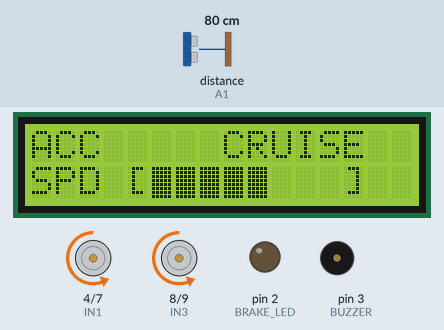
Recording of a sketch running on a simulated Arduino Uno, built with avr-gcc and run on an emulated ATmega328P. Parts: 16×2 character LCD, motor-driver pin pairs drawn as motors (green arrow = first pin HIGH = forward, orange = second pin HIGH = backward, longer = more drive, scaled by the enable pin), output pins drawn as LEDs (lit = HIGH), buzzer (waves = sounding). Wiring (inferred from the names in the program): ultrasonic range finder: trigger A0; echo A1. Inputs (shaded band) come from the test bench; at power-on: distance to the obstacle (sensor on A1) 80 cm. The echo pulse lasts 58.3 µs per cm; pins used as bus, display or sensor lines are not drawn; what the sketch prints to the serial monitor is not drawn.

Above: at 2.7 s.
2.8 s: distance to the obstacle (sensor on A1) set to 22 cm
At 4.5 s:
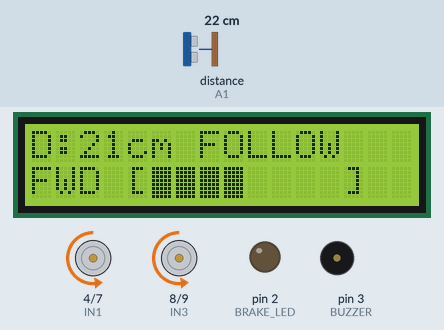
4.9 s: distance to the obstacle (sensor on A1) set to 17 cm
At 6.2 s:
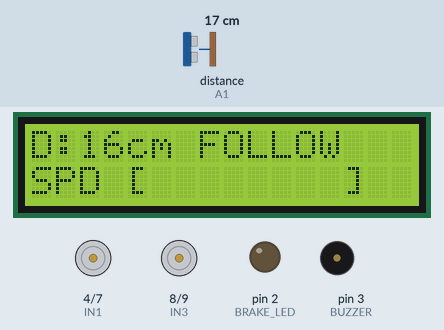
6.7 s: distance to the obstacle (sensor on A1) set to 13 cm
At 8.2 s:
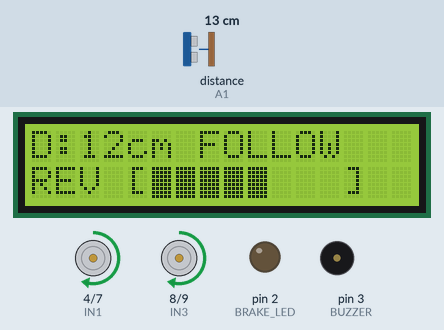
8.6 s: distance to the obstacle (sensor on A1) set to 18 cm
At 9.7 s:
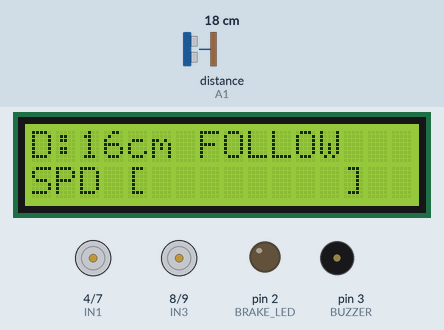
10.4 s: distance to the obstacle (sensor on A1) set to 35 cm
At 11.8 s:
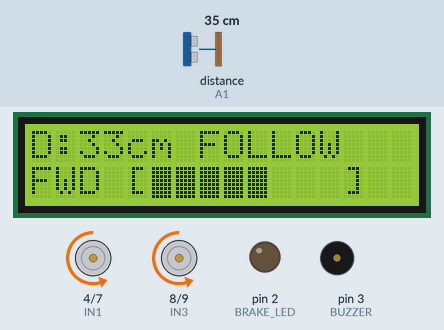
12.7 s: distance to the obstacle (sensor on A1) set to 2 cm
At 14.4 s:
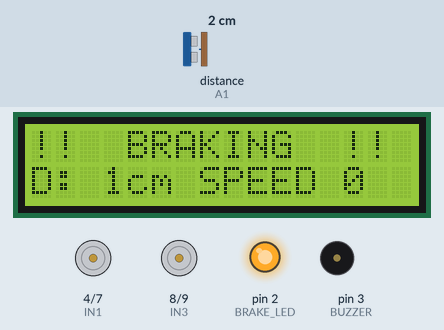
Timing chart, 0 to 15.9 s (numbered marks = the images above; inputs shaded):
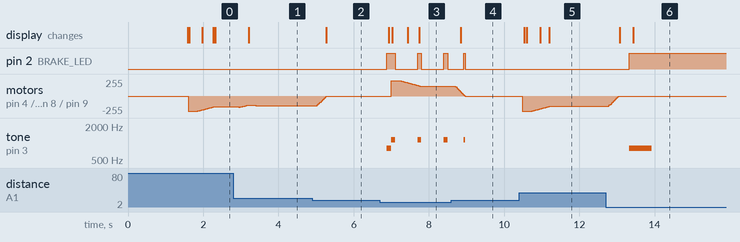

Measured:
- the behaviour switches between 20 and 19 cm on distance to the obstacle (sensor on A1) (found by bisection; images 1 and 2)
- the behaviour switches between 15 and 14 cm on distance to the obstacle (sensor on A1) (found by bisection; images 2 and 3)
- the behaviour switches between 17 and 18 cm on distance to the obstacle (sensor on A1) (found by bisection; images 3 and 4)
- after the input at 2.8 s, the display: changes after 0.41 s (image 1)
- after the input at 4.9 s, motor on pin 4 (IN1) / pin 7 (IN2), motor on pin 8 (IN3) / pin 9 (IN4): moves from backward 143/255 to stopped over 0.24 s, starting after 0.14 s; the display: changes after 0.37 s (image 2)
- after the input at 6.7 s, pin 2 (BRAKE_LED): LOW → HIGH after 0.18 s, then repeats every 0.70 s: LOW 0.60 s, HIGH 0.10 s; tone on pin 3 (BUZZER): silent → 800 Hz after 0.18 s, then repeats every 0.70 s: 1150 Hz 0.10 s, silent 0.60 s; the display: first changes after 0.23 s (image 3 shows a later state)
- after the input at 8.6 s, motor on pin 4 (IN1) / pin 7 (IN2), motor on pin 8 (IN3) / pin 9 (IN4): moves from forward 148/255 to stopped over 0.26 s, starting after 0.10 s; the display: changes after 0.24 s (image 4)
- after the input at 10.4 s, the display: first changes after 0.13 s (image 5 shows a later state)
- after the input at 12.7 s, pin 2 (BRAKE_LED): LOW → HIGH after 0.62 s; tone on pin 3 (BUZZER): silent → 800 Hz after 0.62 s, → silent 0.60 s later; the display: first changes after 0.38 s (image 6 shows a later state)

The sketch:

stage5_smooth_distance_follow.ino
```cpp
#include <Wire.h>
#include <LiquidCrystal_I2C.h>

// =====================================================
// HARDWARE
// =====================================================

const int ENA = 5;
const int IN1 = 4;
const int IN2 = 7;

const int IN3 = 8;
const int IN4 = 9;
const int ENB = 6;

const int TRIG = A0;
const int ECHO = A1;

const int BRAKE_LED = 2;
const int BUZZER = 3;

LiquidCrystal_I2C lcd(0x27, 16, 2);

// =====================================================
// DISTANCE ZONES
// =====================================================

// Look much farther ahead.
const int DETECTION_LIMIT_CM = 60;

// Begin slowing and preparing to stop here.
const int CLOSE_OBSERVE_CM = 18;

// A stopped target inside this distance means BRAKING.
const int BRAKE_DISTANCE_CM = 12;

// Target must move away past this distance
// before forward motion restarts from the close zone.
const int FORWARD_RESTART_CM = 15;

// Ignore movement smaller than 3 cm.
const int MOTION_THRESHOLD_CM = 3;

// =====================================================
// SENSOR TIMING
// =====================================================

const unsigned long SENSOR_PERIOD_MS = 60;
const unsigned long MOTION_WINDOW_MS = 240;

// =====================================================
// LOWER, SMOOTHER PWM
// =====================================================

// Required only to overcome starting friction.
const int START_PWM = 230;

// Normal and FOLLOW speeds.
const int CRUISE_PWM = 160;
const int FORWARD_MIN_PWM = 140;
const int FORWARD_MAX_PWM = 170;

// Reverse speeds.
const int REVERSE_MIN_PWM = 145;
const int REVERSE_MAX_PWM = 175;

// Short starting push.
const unsigned long START_KICK_MS = 220;

// Full stop before changing direction.
const unsigned long DIRECTION_PAUSE_MS = 250;

// Gradual motor transitions.
const unsigned long PWM_RAMP_PERIOD_MS = 20;
const int RUN_RAMP_STEP = 3;
const int STOP_RAMP_STEP = 12;

// =====================================================
// SENSOR STATE
// =====================================================

long sensorSamples[3] = {0, 0, 0};

byte sensorSampleIndex = 0;
byte sensorSampleCount = 0;
byte noEchoCount = 0;

long measuredDistance = 999;
long filteredDistance = -1;

unsigned long lastSensorReadingAt = 0;

bool sensorReady = false;

// =====================================================
// TARGET TREND
// =====================================================

enum TargetTrend {
  TREND_UNKNOWN,
  TREND_STABLE,
  TREND_OPENING,
  TREND_CLOSING
};

TargetTrend targetTrend = TREND_UNKNOWN;

long trendReferenceDistance = 0;
long estimatedGapSpeedCmS = 0;

unsigned long trendReferenceTime = 0;

bool trendTracking = false;
bool closeObservationStarted = false;

// =====================================================
// MOTOR STATE
// =====================================================

enum DrivePhase {
  DRIVE_STOPPED,
  DRIVE_RAMP_DOWN,
  DRIVE_DIRECTION_WAIT,
  DRIVE_START_KICK,
  DRIVE_RUNNING
};

DrivePhase drivePhase = DRIVE_STOPPED;

int requestedDirection = 0;
int requestedPwm = 0;

int activeDirection = 0;
int currentPwm = 0;

unsigned long drivePhaseStartedAt = 0;
unsigned long lastPwmRampAt = 0;

// =====================================================
// ALERT STATE
// =====================================================

enum AlertMode {
  ALERT_NONE,
  ALERT_BRAKE,
  ALERT_REVERSE
};

AlertMode activeAlert = ALERT_NONE;

unsigned long alertStartedAt = 0;

// =====================================================
// LCD STATE
// =====================================================

char previousTop[17] = "";
char previousBottom[17] = "";

unsigned long lastLcdUpdateAt = 0;

// =====================================================
// LCD FUNCTIONS
// =====================================================

void writeLcdLine(
  byte row,
  const char* text,
  char* previous
) {
  char padded[17];

  for (byte i = 0; i < 16; i++) {
    padded[i] = ' ';
  }

  padded[16] = '\0';

  byte i = 0;

  while (text[i] != '\0' && i < 16) {
    padded[i] = text[i];
    i++;
  }

  if (strcmp(padded, previous) == 0) {
    return;
  }

  lcd.setCursor(0, row);

  for (byte position = 0; position < 16; position++) {
    lcd.write((uint8_t)padded[position]);
  }

  strcpy(previous, padded);
}

void makeSpeedBar(
  char* output,
  const char* direction,
  int pwm
) {
  byte blocks = map(
    constrain(pwm, 0, START_PWM),
    0,
    START_PWM,
    0,
    8
  );

  for (byte i = 0; i < 16; i++) {
    output[i] = ' ';
  }

  output[16] = '\0';

  output[0] = direction[0];
  output[1] = direction[1];
  output[2] = direction[2];

  output[3] = ' ';
  output[4] = '[';

  for (byte i = 0; i < 8; i++) {
    output[5 + i] =
      i < blocks ? char(255) : ' ';
  }

  output[13] = ']';
}

// =====================================================
// HC-SR04 SENSOR
// =====================================================

long readRawDistanceCm() {
  digitalWrite(TRIG, LOW);
  delayMicroseconds(2);

  digitalWrite(TRIG, HIGH);
  delayMicroseconds(10);

  digitalWrite(TRIG, LOW);

  unsigned long duration =
    pulseIn(ECHO, HIGH, 25000UL);

  if (duration == 0) {
    return 999;
  }

  return duration / 58;
}

long medianOfThree(long a, long b, long c) {
  return max(min(a, b), min(max(a, b), c));
}

bool updateDistanceSensor() {
  unsigned long now = millis();

  if (
    now - lastSensorReadingAt <
    SENSOR_PERIOD_MS
  ) {
    return false;
  }

  lastSensorReadingAt = now;

  long rawDistance = readRawDistanceCm();

  // Reject two temporary missing echoes.
  if (rawDistance >= 999) {
    if (noEchoCount < 3) {
      noEchoCount++;
    }

    if (noEchoCount >= 3) {
      measuredDistance = 999;
      filteredDistance = -1;

      sensorSampleCount = 0;
      sensorReady = true;
    }

    return true;
  }

  noEchoCount = 0;

  sensorSamples[sensorSampleIndex] =
    rawDistance;

  sensorSampleIndex =
    (sensorSampleIndex + 1) % 3;

  if (sensorSampleCount < 3) {
    sensorSampleCount++;
  }

  long medianDistance;

  if (sensorSampleCount == 1) {
    medianDistance = rawDistance;
  }
  else if (sensorSampleCount == 2) {
    medianDistance =
      (sensorSamples[0] + sensorSamples[1]) / 2;
  }
  else {
    medianDistance = medianOfThree(
      sensorSamples[0],
      sensorSamples[1],
      sensorSamples[2]
    );
  }

  if (filteredDistance < 0) {
    filteredDistance = medianDistance;
  } else {
    filteredDistance =
      (filteredDistance + medianDistance * 2) / 3;
  }

  measuredDistance = filteredDistance;
  sensorReady = true;

  return true;
}

// =====================================================
// TARGET-TREND MEASUREMENT
// =====================================================

void beginTrendMeasurement(long distance) {
  trendTracking = true;

  trendReferenceDistance = distance;
  trendReferenceTime = millis();

  estimatedGapSpeedCmS = 0;
  targetTrend = TREND_UNKNOWN;
}

void resetTrendMeasurement() {
  trendTracking = false;

  estimatedGapSpeedCmS = 0;
  targetTrend = TREND_UNKNOWN;
}

void updateTargetTrend(long distance) {
  unsigned long now = millis();

  if (!trendTracking) {
    beginTrendMeasurement(distance);
    return;
  }

  unsigned long elapsed =
    now - trendReferenceTime;

  if (elapsed < MOTION_WINDOW_MS) {
    return;
  }

  long distanceChange =
    distance - trendReferenceDistance;

  estimatedGapSpeedCmS =
    (abs(distanceChange) * 1000L) / elapsed;

  if (distanceChange >= MOTION_THRESHOLD_CM) {
    targetTrend = TREND_OPENING;
  }
  else if (
    distanceChange <= -MOTION_THRESHOLD_CM
  ) {
    targetTrend = TREND_CLOSING;
  }
  else {
    targetTrend = TREND_STABLE;
    estimatedGapSpeedCmS = 0;
  }

  trendReferenceDistance = distance;
  trendReferenceTime = now;
}

// =====================================================
// PWM CALCULATIONS
// =====================================================

int calculateForwardPwm(
  long distance,
  TargetTrend trend,
  long gapSpeed
) {
  int pwm;

  if (distance >= 45) {
    pwm = CRUISE_PWM;
  } else {
    pwm = map(
      constrain(distance, CLOSE_OBSERVE_CM, 45),
      CLOSE_OBSERVE_CM,
      45,
      FORWARD_MIN_PWM,
      FORWARD_MAX_PWM
    );
  }

  // If the gap is already closing, begin reducing
  // speed earlier.
  if (trend == TREND_CLOSING) {
    int reduction =
      constrain((int)(gapSpeed / 2), 0, 15);

    pwm -= reduction;
  }

  return constrain(
    pwm,
    FORWARD_MIN_PWM,
    FORWARD_MAX_PWM
  );
}

int calculateReversePwm(
  long distance,
  long closingSpeed
) {
  int speedPwm = map(
    constrain(closingSpeed, 0, 40),
    0,
    40,
    REVERSE_MIN_PWM,
    REVERSE_MAX_PWM
  );

  int distanceBoost = map(
    constrain(
      CLOSE_OBSERVE_CM - distance,
      0,
      CLOSE_OBSERVE_CM
    ),
    0,
    CLOSE_OBSERVE_CM,
    0,
    10
  );

  return constrain(
    speedPwm + distanceBoost,
    REVERSE_MIN_PWM,
    REVERSE_MAX_PWM
  );
}

// =====================================================
// MOTOR OUTPUT
// =====================================================

void applyMotorDirection(int direction) {
  if (direction > 0) {
    // Confirmed forward polarity.
    digitalWrite(IN1, LOW);
    digitalWrite(IN2, HIGH);

    digitalWrite(IN3, LOW);
    digitalWrite(IN4, HIGH);
  }
  else if (direction < 0) {
    // Confirmed reverse polarity.
    digitalWrite(IN1, HIGH);
    digitalWrite(IN2, LOW);

    digitalWrite(IN3, HIGH);
    digitalWrite(IN4, LOW);
  }
}

void applyMotorPwm(int pwm) {
  pwm = constrain(pwm, 0, 255);

  analogWrite(ENA, pwm);
  analogWrite(ENB, pwm);

  currentPwm = pwm;
}

void setDriveRequest(int direction, int pwm) {
  requestedDirection = direction;

  if (direction == 0) {
    requestedPwm = 0;
  } else {
    requestedPwm = pwm;
  }
}

void beginMotorStart(int direction) {
  applyMotorDirection(direction);

  // Short starting push.
  applyMotorPwm(START_PWM);

  activeDirection = direction;

  drivePhase = DRIVE_START_KICK;
  drivePhaseStartedAt = millis();
  lastPwmRampAt = millis();
}

void beginRampDown() {
  drivePhase = DRIVE_RAMP_DOWN;
  lastPwmRampAt = millis();
}

void serviceMotors() {
  unsigned long now = millis();

  // Gradual stopping before rest or reverse.
  if (drivePhase == DRIVE_RAMP_DOWN) {
    if (
      now - lastPwmRampAt >=
      PWM_RAMP_PERIOD_MS
    ) {
      lastPwmRampAt = now;

      int nextPwm =
        max(0, currentPwm - STOP_RAMP_STEP);

      applyMotorPwm(nextPwm);

      if (nextPwm == 0) {
        activeDirection = 0;

        if (requestedDirection == 0) {
          drivePhase = DRIVE_STOPPED;
        } else {
          drivePhase = DRIVE_DIRECTION_WAIT;
          drivePhaseStartedAt = now;
        }
      }
    }

    return;
  }

  // Safe pause before reversing direction.
  if (drivePhase == DRIVE_DIRECTION_WAIT) {
    if (requestedDirection == 0) {
      drivePhase = DRIVE_STOPPED;
      return;
    }

    if (
      now - drivePhaseStartedAt >=
      DIRECTION_PAUSE_MS
    ) {
      beginMotorStart(requestedDirection);
    }

    return;
  }

  // Stop requested.
  if (requestedDirection == 0) {
    if (currentPwm > 0) {
      beginRampDown();
    } else {
      drivePhase = DRIVE_STOPPED;
      activeDirection = 0;
    }

    return;
  }

  // Start from rest.
  if (drivePhase == DRIVE_STOPPED) {
    beginMotorStart(requestedDirection);
    return;
  }

  // Change direction.
  if (activeDirection != requestedDirection) {
    beginRampDown();
    return;
  }

  // Complete starting push.
  if (drivePhase == DRIVE_START_KICK) {
    if (
      now - drivePhaseStartedAt >=
      START_KICK_MS
    ) {
      drivePhase = DRIVE_RUNNING;
      lastPwmRampAt = now;
    }

    return;
  }

  // Smoothly approach requested running PWM.
  if (drivePhase == DRIVE_RUNNING) {
    if (
      now - lastPwmRampAt >=
      PWM_RAMP_PERIOD_MS
    ) {
      lastPwmRampAt = now;

      if (currentPwm < requestedPwm) {
        applyMotorPwm(
          min(
            currentPwm + RUN_RAMP_STEP,
            requestedPwm
          )
        );
      }
      else if (currentPwm > requestedPwm) {
        applyMotorPwm(
          max(
            currentPwm - RUN_RAMP_STEP,
            requestedPwm
          )
        );
      }
    }
  }
}

// =====================================================
// ALERTS
// =====================================================

void updateAlerts(bool braking, bool reversing) {
  unsigned long now = millis();

  AlertMode requestedAlert = ALERT_NONE;

  if (braking) {
    requestedAlert = ALERT_BRAKE;
  }
  else if (reversing) {
    requestedAlert = ALERT_REVERSE;
  }

  bool alertChanged =
    requestedAlert != activeAlert;

  if (alertChanged) {
    activeAlert = requestedAlert;
    alertStartedAt = now;
    noTone(BUZZER);
  }

  unsigned long alertTime =
    now - alertStartedAt;

  // One brake alert with steady LED.
  if (activeAlert == ALERT_BRAKE) {
    digitalWrite(BRAKE_LED, HIGH);

    if (alertChanged) {
      tone(BUZZER, 800, 600);
    }
  }

  // Reverse warning and synchronized LED.
  else if (activeAlert == ALERT_REVERSE) {
    bool reverseBeep =
      (alertTime % 700UL) < 100UL;

    if (reverseBeep) {
      digitalWrite(BRAKE_LED, HIGH);
      tone(BUZZER, 1150);
    } else {
      digitalWrite(BRAKE_LED, LOW);
      noTone(BUZZER);
    }
  }

  else {
    digitalWrite(BRAKE_LED, LOW);
    noTone(BUZZER);
  }
}

// =====================================================
// LCD
// =====================================================

void updateCluster(
  bool targetDetected,
  bool braking
) {
  unsigned long now = millis();

  if (now - lastLcdUpdateAt < 100) {
    return;
  }

  lastLcdUpdateAt = now;

  char top[17];
  char bottom[17];

  if (!sensorReady) {
    strcpy(top, "SENSOR CHECK");
    strcpy(bottom, "PLEASE WAIT");
  }
  else if (braking) {
    strcpy(top, "!!  BRAKING  !!");

    snprintf(
      bottom,
      sizeof(bottom),
      "D:%2ldcm SPEED 0",
      measuredDistance
    );
  }
  else if (!targetDetected) {
    strcpy(top, "ACC     CRUISE");
    makeSpeedBar(bottom, "SPD", currentPwm);
  }
  else {
    snprintf(
      top,
      sizeof(top),
      "D:%2ldcm FOLLOW",
      measuredDistance
    );

    if (requestedDirection > 0) {
      makeSpeedBar(bottom, "FWD", currentPwm);
    }
    else if (requestedDirection < 0) {
      makeSpeedBar(bottom, "REV", currentPwm);
    }
    else {
      makeSpeedBar(bottom, "SPD", 0);
    }
  }

  writeLcdLine(0, top, previousTop);
  writeLcdLine(1, bottom, previousBottom);
}

// =====================================================
// SETUP
// =====================================================

void setup() {
  pinMode(ENA, OUTPUT);
  pinMode(ENB, OUTPUT);

  pinMode(IN1, OUTPUT);
  pinMode(IN2, OUTPUT);
  pinMode(IN3, OUTPUT);
  pinMode(IN4, OUTPUT);

  pinMode(TRIG, OUTPUT);
  pinMode(ECHO, INPUT);

  pinMode(BRAKE_LED, OUTPUT);
  pinMode(BUZZER, OUTPUT);

  applyMotorPwm(0);

  digitalWrite(BRAKE_LED, LOW);
  noTone(BUZZER);

  Serial.begin(9600);

  lcd.init();
  lcd.backlight();
  lcd.clear();

  lcd.setCursor(0, 0);
  lcd.print("     M A V P");

  lcd.setCursor(0, 1);
  lcd.print("SMOOTH FOLLOW");

  delay(1500);
  lcd.clear();
}

// =====================================================
// MAIN LOOP
// =====================================================

void loop() {
  bool newMeasurement =
    updateDistanceSensor();

  bool targetDetected =
    sensorReady &&
    measuredDistance < 999 &&
    measuredDistance <= DETECTION_LIMIT_CM;

  bool closeZone =
    targetDetected &&
    measuredDistance <= CLOSE_OBSERVE_CM;

  bool motorsMovingForward =
    activeDirection > 0 &&
    currentPwm > 0;

  bool motorsMovingReverse =
    activeDirection < 0 &&
    currentPwm > 0;

  if (newMeasurement) {
    if (!targetDetected) {
      resetTrendMeasurement();
      closeObservationStarted = false;
    }
    else if (!trendTracking) {
      beginTrendMeasurement(measuredDistance);
    }
    else {
      updateTargetTrend(measuredDistance);
    }
  }

  bool braking = false;

  // ===================================================
  // SENSOR NOT READY
  // ===================================================

  if (!sensorReady) {
    setDriveRequest(0, 0);
  }

  // ===================================================
  // CLEAR ROAD
  // ===================================================

  else if (!targetDetected) {
    closeObservationStarted = false;
    setDriveRequest(1, CRUISE_PWM);
  }

  // ===================================================
  // TARGET FARTHER THAN 18 CM
  // ===================================================

  else if (!closeZone) {
    closeObservationStarted = false;

    // If currently reversing, stop before forward drive.
    if (motorsMovingReverse) {
      setDriveRequest(0, 0);
    } else {
      int forwardPwm = calculateForwardPwm(
        measuredDistance,
        targetTrend,
        estimatedGapSpeedCmS
      );

      setDriveRequest(1, forwardPwm);
    }
  }

  // ===================================================
  // CLOSE TARGET: 18 CM OR LESS
  // ===================================================

  else {
    // If the car is moving forward, first perform
    // a gradual stop before deciding BRAKE or reverse.
    if (motorsMovingForward) {
      closeObservationStarted = false;
      setDriveRequest(0, 0);
    }

    // While reverse-following:
    // stable or closing gap means keep reversing.
    else if (motorsMovingReverse) {
      if (
        targetTrend == TREND_OPENING ||
        measuredDistance >= CLOSE_OBSERVE_CM
      ) {
        // Target slowed, stopped, or moved away:
        // stop and measure it again.
        closeObservationStarted = false;
        setDriveRequest(0, 0);
      } else {
        int reversePwm = calculateReversePwm(
          measuredDistance,
          estimatedGapSpeedCmS
        );

        setDriveRequest(-1, reversePwm);
      }
    }

    // Motors have stopped: observe true target movement.
    else {
      if (!closeObservationStarted) {
        beginTrendMeasurement(measuredDistance);
        closeObservationStarted = true;
        setDriveRequest(0, 0);
      }

      else if (targetTrend == TREND_CLOSING) {
        // Target continues approaching:
        // follow it smoothly in reverse.
        int reversePwm = calculateReversePwm(
          measuredDistance,
          estimatedGapSpeedCmS
        );

        setDriveRequest(-1, reversePwm);
      }

      else if (
        targetTrend == TREND_OPENING &&
        measuredDistance >= FORWARD_RESTART_CM
      ) {
        // Target moved away:
        // resume forward FOLLOW.
        setDriveRequest(1, FORWARD_MIN_PWM);
      }

      else {
        // Stable close target.
        setDriveRequest(0, 0);

        braking =
          measuredDistance <= BRAKE_DISTANCE_CM &&
          targetTrend == TREND_STABLE;
      }
    }
  }

  serviceMotors();

  bool reversing =
    requestedDirection < 0 &&
    !braking;

  updateAlerts(braking, reversing);

  updateCluster(
    targetDetected,
    braking
  );

  if (newMeasurement) {
    Serial.print("D:");
    Serial.print(measuredDistance);

    Serial.print(" Trend:");

    if (targetTrend == TREND_OPENING) {
      Serial.print("OPENING");
    }
    else if (targetTrend == TREND_CLOSING) {
      Serial.print("CLOSING");
    }
    else if (targetTrend == TREND_STABLE) {
      Serial.print("STABLE");
    }
    else {
      Serial.print("CHECK");
    }

    Serial.print(" Dir:");
    Serial.print(requestedDirection);

    Serial.print(" PWM:");
    Serial.print(currentPwm);

    Serial.print(" Brake:");
    Serial.println(braking ? "YES" : "NO");
  }
}
```
